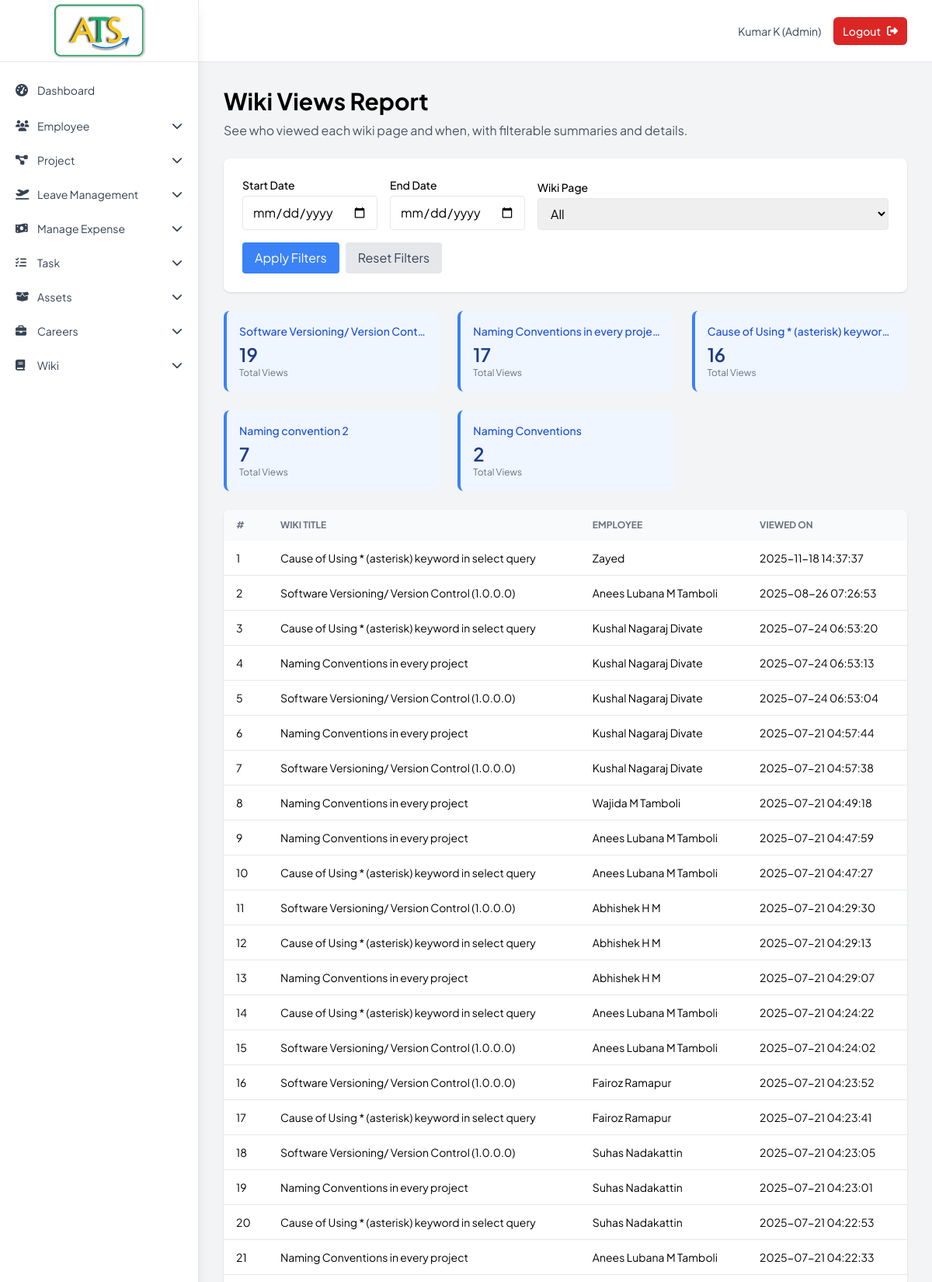
Page /admin/wiki_views (signed in, upper part) on the committed database.
### tables this page shows
CREATE TABLE TblWikiPage (
                WikiId       INTEGER PRIMARY KEY AUTOINCREMENT,
                CategoryId   INTEGER NOT NULL,
                Title        TEXT    NOT NULL,
                Descri       TEXT,
                InsertedDate DATETIME DEFAULT CURRENT_TIMESTAMP,
                RowStatus    INTEGER DEFAULT 0,
                FOREIGN KEY (CategoryId) REFERENCES TblWikiCategory(CategoryId)
            );

CREATE TABLE TblWikiViews (
                WikiViewId   INTEGER PRIMARY KEY AUTOINCREMENT,
                WikiId       INTEGER NOT NULL,
                EmployeeId   INTEGER NOT NULL,
                ViewDateTime DATETIME DEFAULT CURRENT_TIMESTAMP,
                FOREIGN KEY (WikiId)     REFERENCES TblWikiPage(WikiId),
                FOREIGN KEY (EmployeeId) REFERENCES tbl_employee(emp_id)
            );

### Backup_Code/app1.py (the view)
@app.route('/admin/wiki_views')
def admin_wiki_views():
    if 'user_id' not in session or session['emp_type'] != 'admin':
        return redirect(url_for('login'))
    start = request.args.get('start_date', default=None)
    end   = request.args.get('end_date',   default=None)
    wiki  = request.args.get('wiki_id',    type=int)
    counts = db.get_wiki_view_counts(start, end)
    views  = db.get_wiki_views_filtered(start, end, wiki)
    pages  = db.get_wiki_pages()  # for the filter dropdown
    return render_template(
        'view_wiki_views.html',
        counts=counts,
        views=views,
        pages=pages,
        filter_start=start,
        filter_end=end,
        filter_wiki=wiki
    )

### Backup_Code/database.py (called while the page is built)
    def get_connection(self):
        return sqlite3.connect(self.db_name)

    def get_wiki_pages(self):
        conn = self.get_connection()
        cursor = conn.cursor()
        cursor.execute('''
            SELECT wp.WikiId, wp.Title, wp.Descri, wp.InsertedDate, wc.Category, wc.CatImg
            FROM TblWikiPage wp
            JOIN TblWikiCategory wc ON wp.CategoryId = wc.CategoryId
            WHERE wp.RowStatus = 0
            ORDER BY wp.InsertedDate DESC
        ''')
        pages = cursor.fetchall()
        conn.close()
        return pages

### Backup_Code/templates/view_wiki_views.html (shortened to what this page needs)
{% extends "base.html" %}
{% block content %}
<div class="max-w-6xl mx-auto space-y-6">
  <div>
    <h1 class="text-3xl font-bold mb-2">Wiki Views Report</h1>
    <p class="text-gray-600">See who viewed each wiki page and when, with filterable summaries and details.</p>
  </div>
  <div class="bg-white shadow rounded-lg p-6 flex flex-wrap gap-4 items-end">
    <div>
      <label class="block text-sm font-medium">Start Date</label>
      <input type="date" name="start_date" form="filterForm"
             value="{{ filter_start }}"
             class="mt-1 border rounded px-3 py-2">
    </div>
    <div>
      <label class="block text-sm font-medium">End Date</label>
      <input type="date" name="end_date" form="filterForm"
             value="{{ filter_end }}"
             class="mt-1 border rounded px-3 py-2">
    </div>
    <div class="flex-1 min-w-[200px]">
      <label class="block text-sm font-medium">Wiki Page</label>
      <select name="wiki_id" form="filterForm"
              class="mt-1 block w-full border rounded px-3 py-2">
        <option value="">All</option>
      </select>
    </div>
    <form id="filterForm" method="get" action="{{ url_for('wiki.admin_wiki_views') }}" class="flex gap-2">
      <button type="submit"
              class="bg-primary text-white px-4 py-2 rounded hover:bg-primary-dark">
        Apply Filters
      </button>
      <a href="{{ url_for('wiki.admin_wiki_views') }}"
         class="bg-gray-200 text-gray-700 px-4 py-2 rounded hover:bg-gray-300">
        Reset Filters
      </a>
    </form>
  </div>
  <div class="grid grid-cols-1 sm:grid-cols-2 md:grid-cols-3 gap-6">
    {% for c in counts %}
    <div class="bg-blue-50 border-l-4 border-blue-500 p-4 rounded-lg">
      <p class="text-sm font-medium text-blue-700 truncate">{{ c[1] }}</p>
      <p class="mt-1 text-2xl font-semibold text-blue-900">{{ c[2] }}</p>
      <p class="text-xs text-gray-500">Total Views</p>
    </div>
    {% endfor %}
  </div>
  <div class="bg-white shadow rounded-lg overflow-x-auto">
    <table class="min-w-full text-left text-sm">
      <thead class="bg-gray-50 uppercase text-gray-500 text-xs">
        <tr>
          <th class="px-4 py-3">#</th>
          <th class="px-4 py-3">Wiki Title</th>
          <th class="px-4 py-3">Employee</th>
          <th class="px-4 py-3">Viewed On</th>
        </tr>
      </thead>
      <tbody class="divide-y">
        {% for v in views %}
        <tr>
          <td class="px-4 py-3">{{ loop.index }}</td>
          <td class="px-4 py-3">{{ v[1] }}</td>
          <td class="px-4 py-3">{{ v[2] }}</td>
          <td class="px-4 py-3">{{ v[3] }}</td>
        </tr>
        {% endfor %}
      </tbody>
    </table>
  </div>
</div>
{% endblock %}

### Backup_Code/templates/base.html (style rules this page uses)
html { scroll-behavior: smooth }
body { font-family: "Plus Jakarta Sans", sans-serif }

### rows in the picture
TblWikiPage: Title "Software Versioning/ Version Cont…", c "19"
TblWikiPage: Title "Naming Conventions in every proje…", c "17"
TblWikiPage: Title "Cause of Using * (asterisk) keywor…", c "16"
TblWikiPage: Title "Naming convention 2", c "7"
TblWikiPage: Title "Naming Conventions", WikiId "2"
TblWikiViews: Title "Cause of Using * (asterisk) keyword in select query", v "Zayed", ViewDateTime "2025-11-18 14:37:37"
TblWikiViews: Title "Software Versioning/ Version Control (1.0.0.0)", v "Anees Lubana M Tamboli", ViewDateTime "2025-08-26 07:26:53"
TblWikiViews: Title "Cause of Using * (asterisk) keyword in select query", v "Kushal Nagaraj Divate", ViewDateTime "2025-07-24 06:53:20"
TblWikiViews: Title "Naming Conventions in every project", v "Kushal Nagaraj Divate", ViewDateTime "2025-07-24 06:53:13"
TblWikiViews: Title "Software Versioning/ Version Control (1.0.0.0)", v "Kushal Nagaraj Divate", ViewDateTime "2025-07-24 06:53:04"
TblWikiViews: Title "Naming Conventions in every project", v "Kushal Nagaraj Divate", ViewDateTime "2025-07-21 04:57:44"
TblWikiViews: Title "Software Versioning/ Version Control (1.0.0.0)", v "Kushal Nagaraj Divate", ViewDateTime "2025-07-21 04:57:38"
TblWikiViews: Title "Naming Conventions in every project", v "Wajida M Tamboli", ViewDateTime "2025-07-21 04:49:18"
TblWikiViews: Title "Naming Conventions in every project", v "Anees Lubana M Tamboli", ViewDateTime "2025-07-21 04:47:59"
TblWikiViews: Title "Cause of Using * (asterisk) keyword in select query", v "Anees Lubana M Tamboli", ViewDateTime "2025-07-21 04:47:27"
TblWikiViews: Title "Software Versioning/ Version Control (1.0.0.0)", v "Abhishek H M", ViewDateTime "2025-07-21 04:29:30"
TblWikiViews: Title "Cause of Using * (asterisk) keyword in select query", v "Abhishek H M", ViewDateTime "2025-07-21 04:29:13"
TblWikiViews: Title "Naming Conventions in every project", v "Abhishek H M", ViewDateTime "2025-07-21 04:29:07"
TblWikiViews: Title "Cause of Using * (asterisk) keyword in select query", v "Anees Lubana M Tamboli", ViewDateTime "2025-07-21 04:24:22"
TblWikiViews: Title "Software Versioning/ Version Control (1.0.0.0)", v "Anees Lubana M Tamboli", ViewDateTime "2025-07-21 04:24:02"
TblWikiViews: Title "Software Versioning/ Version Control (1.0.0.0)", v "Fairoz Ramapur", ViewDateTime "2025-07-21 04:23:52"
TblWikiViews: Title "Cause of Using * (asterisk) keyword in select query", v "Fairoz Ramapur", ViewDateTime "2025-07-21 04:23:41"
TblWikiViews: Title "Software Versioning/ Version Control (1.0.0.0)", v "Suhas Nadakattin", ViewDateTime "2025-07-21 04:23:05"
TblWikiViews: Title "Naming Conventions in every project", v "Suhas Nadakattin", ViewDateTime "2025-07-21 04:23:01"
TblWikiViews: Title "Cause of Using * (asterisk) keyword in select query", v "Suhas Nadakattin", ViewDateTime "2025-07-21 04:22:53"
TblWikiViews: Title "Naming Conventions in every project", v "Anees Lubana M Tamboli", ViewDateTime "2025-07-21 04:22:33"

### other values in the picture
{{ label }} "Dashboard"
{{ session.first_name }} "Kumar"
{{ session.last_name }} "K"
{{ session.emp_type.title() }} "Admin"
